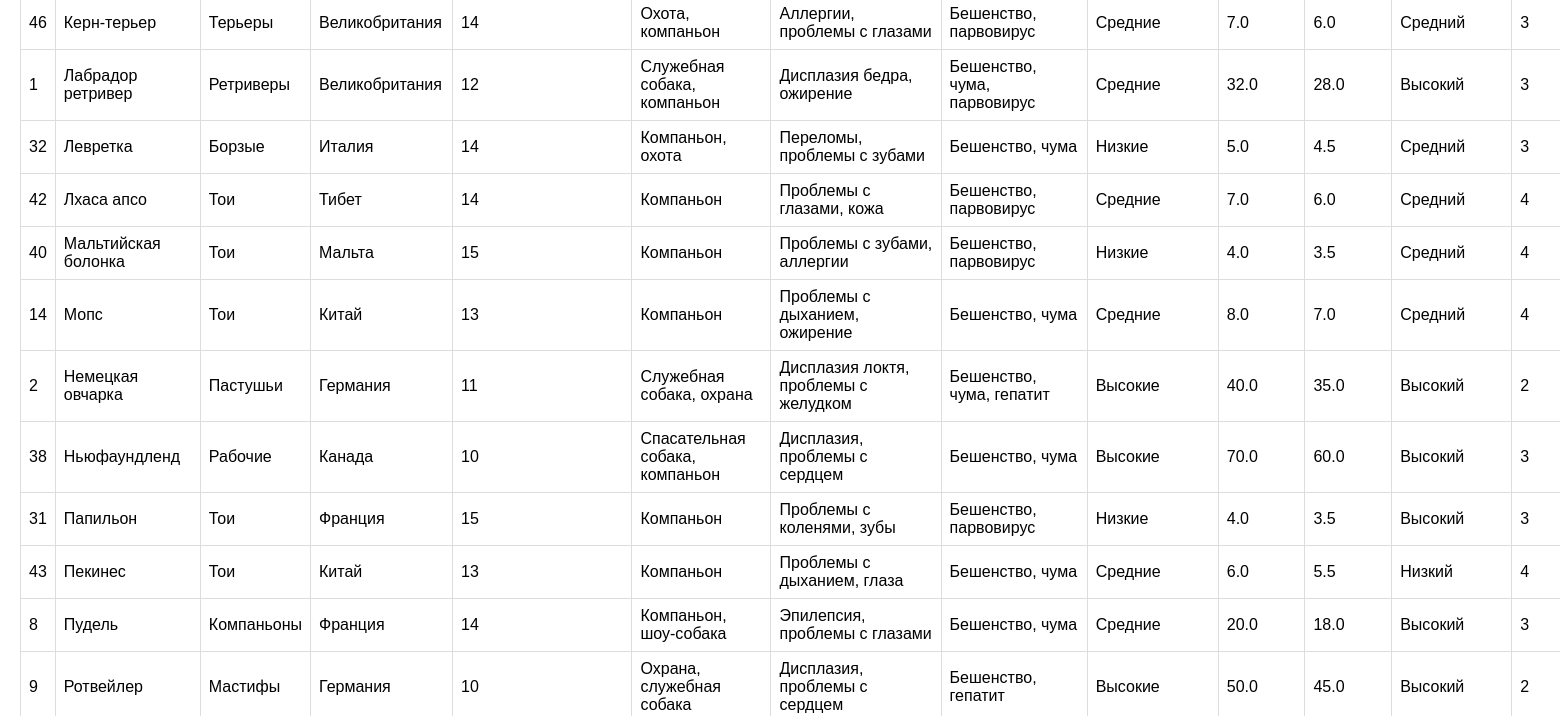
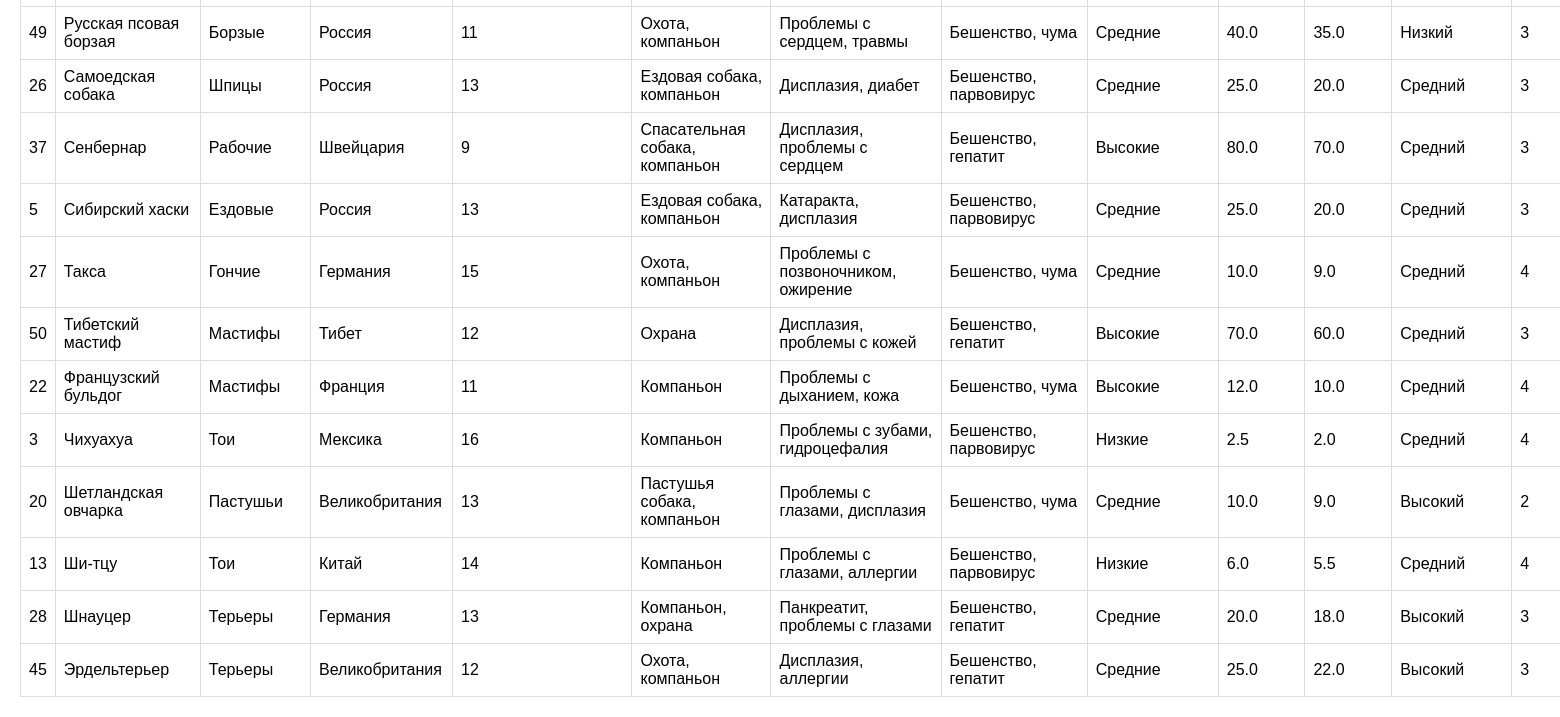
The page /breeds (lower part) on the database as committed earlier (2 pictures, top to bottom).
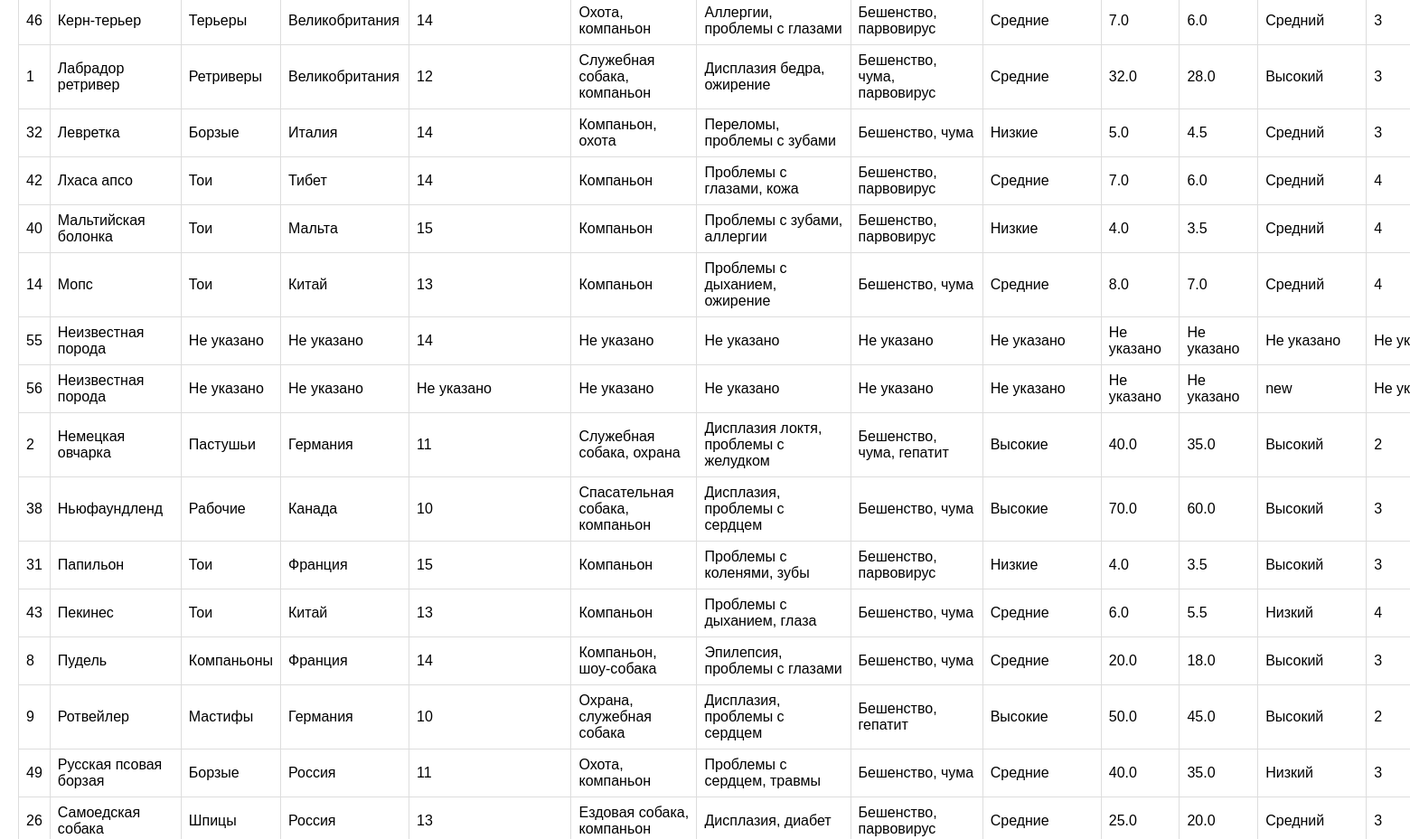
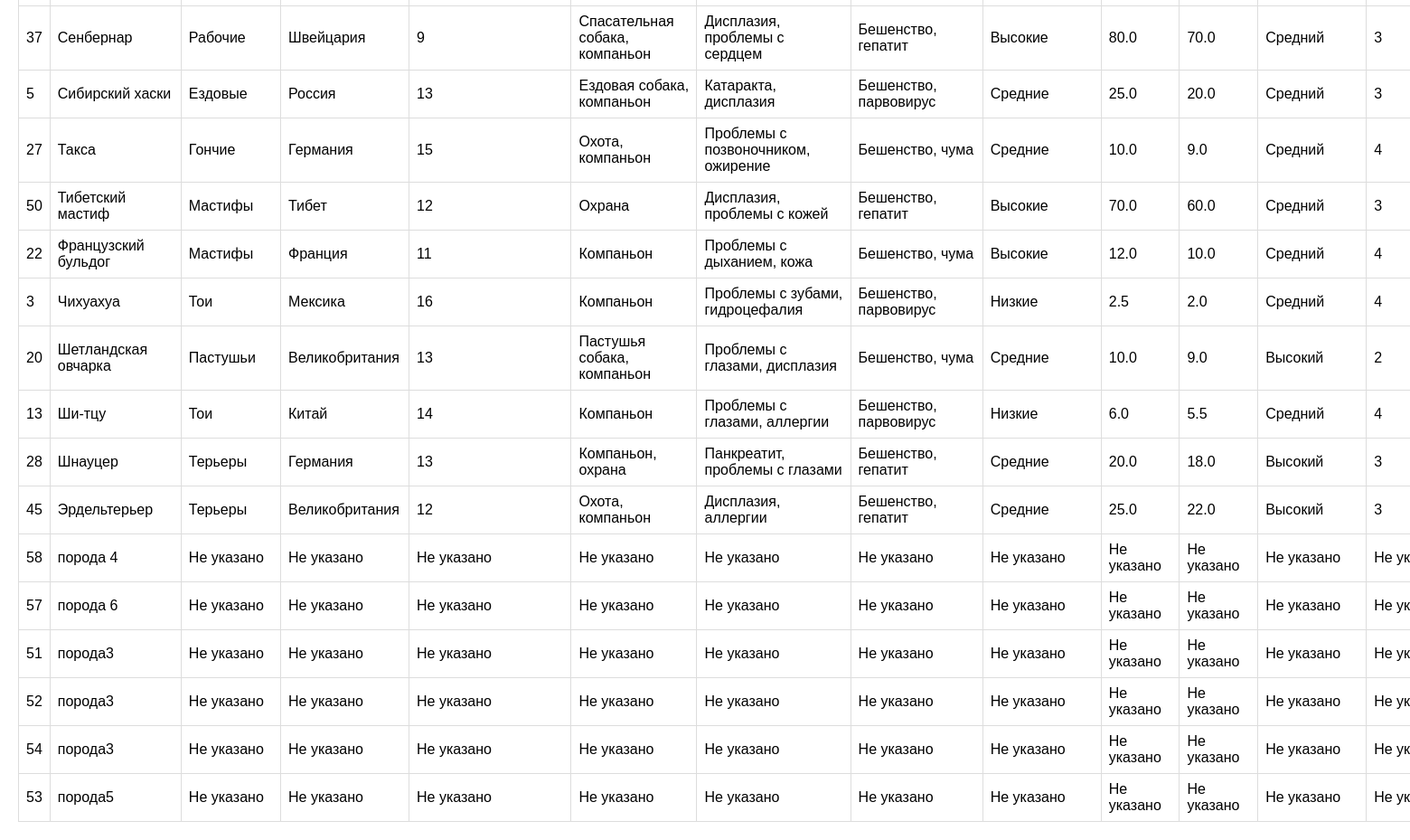
The same page on the database as committed later (2 pictures, top to bottom).
### tables this page shows
CREATE TABLE breeds (
    id INTEGER PRIMARY KEY AUTOINCREMENT,
    breed_name VARCHAR(100) NOT NULL,
    breed_group VARCHAR(50),
    origin_country VARCHAR(50),
    average_lifes INTEGER,
    typical_use VARCHAR(100),
    common_health_issues VARCHAR(200),
    recommended_vaccinations VARCHAR(200),
    veterinary_care VARCHAR(50),
    average_weight_male FLOAT,
    average_weight_female FLOAT,
    trainability_level VARCHAR(50),
    recommended_training_age INTEGER,
    common_behavioral_issues VARCHAR(200),
    preferred_training_methods VARCHAR(200),
    typical_learning_period INTEGER
);

### flask_app.py (the view, shortened to what this page needs)
@app.route('/breeds', methods=['GET', 'POST'])
def breeds():
    errors = []
    with get_db_connection() as conn:
        breeds = conn.execute("SELECT * FROM breeds ORDER BY breed_name").fetchall()
    return render_template('breeds.html', breeds=breeds, errors=errors)

### flask_app.py (called while the page is built)
def get_db_connection():
    conn = sqlite3.connect(DB_PATH, timeout=10)
    conn.row_factory = sqlite3.Row
    return conn

### templates/breeds.html (shortened to what this page needs)
<!DOCTYPE html>
<html lang="ru">
<head>
    <link rel="stylesheet" href="{{ url_for('static', filename='style.css') }}">
</head>
<body>
    {% if breeds %}
        <table>
    {% for breed in breeds %}
    <tr>
        <td>{{ breed['id'] }}</td>
        <td>{{ breed['breed_name'] }}</td>
        <td>{{ breed['breed_group'] or 'Не указано' }}</td>
        <td>{{ breed['origin_country'] or 'Не указано' }}</td>
        <td>{{ breed['average_lifes'] or 'Не указано' }}</td>
        <td>{{ breed['typical_use'] or 'Не указано' }}</td>
        <td>{{ breed['common_health_issues'] or 'Не указано' }}</td>
        <td>{{ breed['recommended_vaccinations'] or 'Не указано' }}</td>
        <td>{{ breed['veterinary_care'] or 'Не указано' }}</td>
        <td>{{ breed['average_weight_male'] or 'Не указано' }}</td>
        <td>{{ breed['average_weight_female'] or 'Не указано' }}</td>
        <td>{{ breed['trainability_level'] or 'Не указано' }}</td>
        <td>{{ breed['recommended_training_age'] or 'Не указано' }}</td>
    </tr>
    {% endfor %}
</table>
    {% else %}
        <p>Нет пород для отображения.</p>
    {% endif %}
</body>
</html>

### static/style.css (style rules this page uses)
body { font-family: Arial, sans-serif; margin: 20px; }
table { border-collapse: collapse; width: 100%; }

Rows that differ between the two databases and show on the page:
added breeds: id "55", breed_name "Неизвестная порода", breed "Не указано", average_lifes "14", breed "Не…"
added breeds: id "56", breed_name "Неизвестная порода", breed "Не указано", trainability_level "new", breed "Не…"
added breeds: id "58", breed_name "порода 4", breed_group "Не указано", origin_country "Не указано", average_lifes "Не указано", typical_use "Не указано", common_health_issues "Не указано", recommended_vaccinations "Не указано", veterinary_care "Не указано", average_weight_male "Не указано", average_weight_female "Не указано", trainability_level "Не указано", recommended_training_age "Не…"
added breeds: id "57", breed_name "порода 6", breed "Не указано", breed "Не…"
added breeds: id "51", breed_name "порода3", breed "Не указано", breed "Не…"
added breeds: id "52", breed_name "порода3", breed "Не указано", breed "Не…"
added breeds: id "54", breed_name "порода3", breed "Не указано", breed "Не…"
added breeds: id "53", breed_name "порода5", breed "Не указано", breed "Не…"
